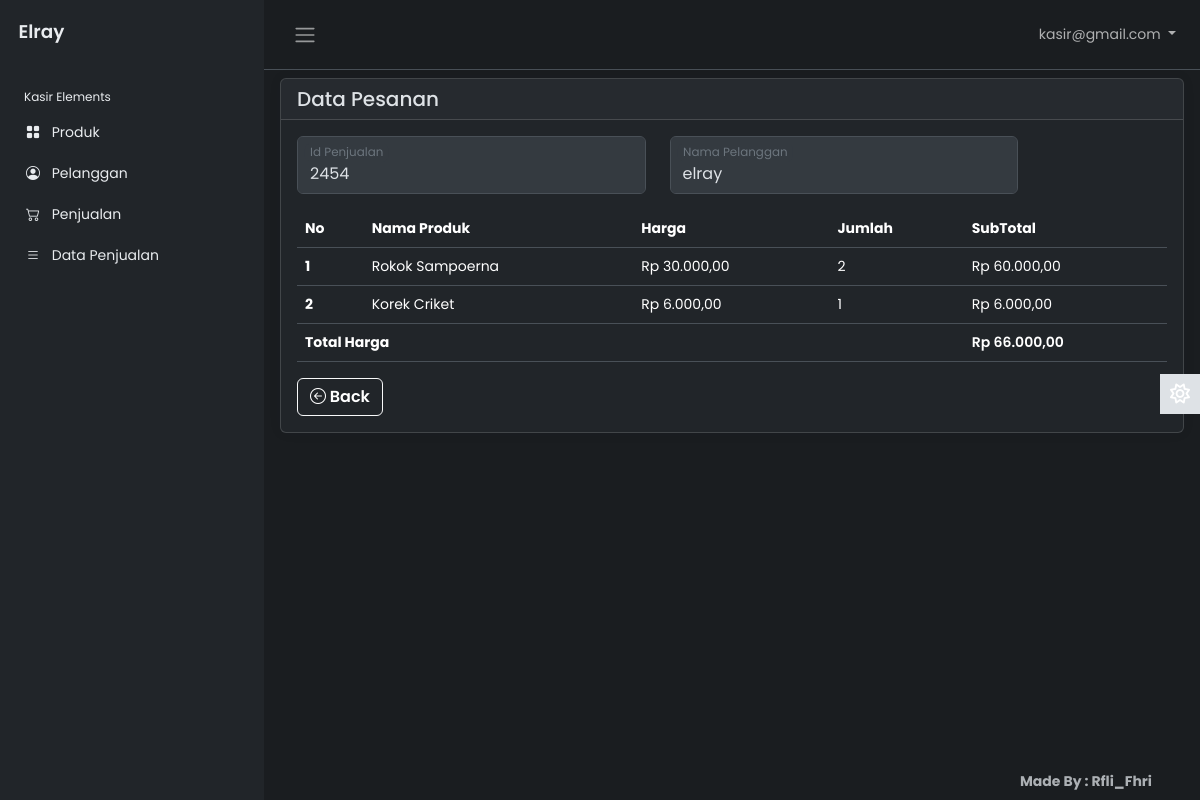
The page /kasir/?x=datapsnan&idpenjualan=2454&namapl=elray (signed in) on the database its author committed.
### tables this page shows
CREATE TABLE `tb_detailpjl` (
  `id_detail` int(11) NOT NULL,
  `penjualan_id` int(11) NOT NULL,
  `produk_id` int(11) NOT NULL,
  `jumlah_produk` int(11) NOT NULL,
  `subtotal` decimal(10,2) NOT NULL
);

CREATE TABLE `tb_produk` (
  `id_produk` int(11) NOT NULL,
  `nama` varchar(255) NOT NULL,
  `satuan` varchar(200) NOT NULL,
  `harga` int(11) NOT NULL,
  `stok` int(11) NOT NULL
);

### kasir/datapsnan.php (the view, shortened to what this page needs)
<?php
include "proses/connect.php";
$query = mysqli_query($conn, "SELECT *, SUM(harga*jumlah_produk) AS hasilnya FROM tb_detailpjl
LEFT JOIN tb_penjualan ON tb_penjualan.id_penjualan = tb_detailpjl.penjualan_id
LEFT JOIN tb_produk ON tb_produk.id_produk = tb_detailpjl.produk_id
GROUP BY id_detail HAVING tb_detailpjl.penjualan_id = $_GET[idpenjualan]");
$kode = $_GET['idpenjualan'];
$nama = $_GET['namapl'];
while ($record = mysqli_fetch_array($query)) {
    $result[] = $record;
}
?>
<div class="content px-3 py-2">
    <div class="card">
        <h5 class="card-header">Data Pesanan</h5>
        <div class="card-body">
            <div class="row">
            <div class="col-lg-5">
             <div class="form-floating mb-3">
             <input type="number" class="form-control" id="floatingInput" required value="<?php echo $kode ?>" disabled>
             <label for="floatingInput">Id Penjualan</label>
           </div>
       </div>
       <div class="col-lg-5">
             <div class="form-floating mb-3">
             <input type="text" class="form-control" id="floatingInput" required value="<?php echo $nama ?>" disabled>
             <label for="floatingInput">Nama Pelanggan</label>
           </div>
       </div>
            </div>
            <?php
            if (empty($result)) {
            echo "Data Pesanan tidak ada";
            } else {
            ?>
            <div class="table-responsive" >
            <table class="table table-hover">
                <thead>
                    <tr class="text-nowrap" >
                        <th scope="col">No</th>
                        <th scope="col">Nama Produk</th>
                        <th scope="col">Harga</th>
                        <th scope="col">Jumlah</th>
                        <th scope="col">SubTotal</th>
                    </tr>
                </thead>
                <tbody>
                    <?php
                    $total = 0;
                    $no = 1;
                    foreach ($result as $row) {
                        ?>
                        <tr>
                            <th scope="row">
                                <?php echo $no++ ?>
                            </th>
                            <td>
                                <?php echo $row['nama'] ?>
                            </td>
                            <td>
                                <?php echo 'Rp ', number_format($row['harga'], 2, ',', '.') ?>
                            </td>
                            <td>
                                <?php echo $row['jumlah_produk'] ?>
                            </td>
                            <td>
                                <?php echo 'Rp ', number_format($row['hasilnya'], 2, ',', '.') ?>
                            </td>
                        </tr>
                    <?php
                    $total += $row['hasilnya'];
                    }
                    ?>
                    <tr>
                        <td colspan="4" class="fw-bold">
                            Total Harga
                        </td>
                        <td class="fw-semibold" >
                            <?php echo 'Rp ', number_format( $total,2,',', '.') ?>
                        </td>
                    </tr>
                </tbody>
            </table>
            </div>
            <?php } ?>
            <div class="column d-flex justify-content-start" >
        <a class="btn btn-dark border-light me-2 fw-semibold" disabled href="./datapjl"><i class="bi bi-arrow-left-circle"></i> Back</a>
        </div>
        </div>
    </div>
</div>

### asset/css/style.css (style rules this page uses)
body { font-family: 'Poppins', sans-serif; font-size: 0.875rem; opacity: 1; overflow-y: scroll; margin: 0; }
a { cursor: pointer; text-decoration: none; font-family: 'Poppins', sans-serif; }
.content { flex: 1; max-width: 100vw; width: 100vw; }
@media (min-width:768px) { .content { max-width: auto; width: auto; } }
.card { box-shadow: 0 0 .875rem 0 rgba(34, 46, 60, .05); margin-bottom: 24px; }

### rows shown on the page
tb_detailpjl: produk.nama "Rokok Sampoerna", produk.harga "30.000,00", jumlah_produk "2", hasilnya "60.000,00"
tb_detailpjl: produk.nama "Korek Criket", produk.harga "6.000,00", jumlah_produk "1", hasilnya "6.000,00"

### other values the page prints
$_SESSION['username_kasir'] "kasir@gmail.com"
$total "66.000,00"
